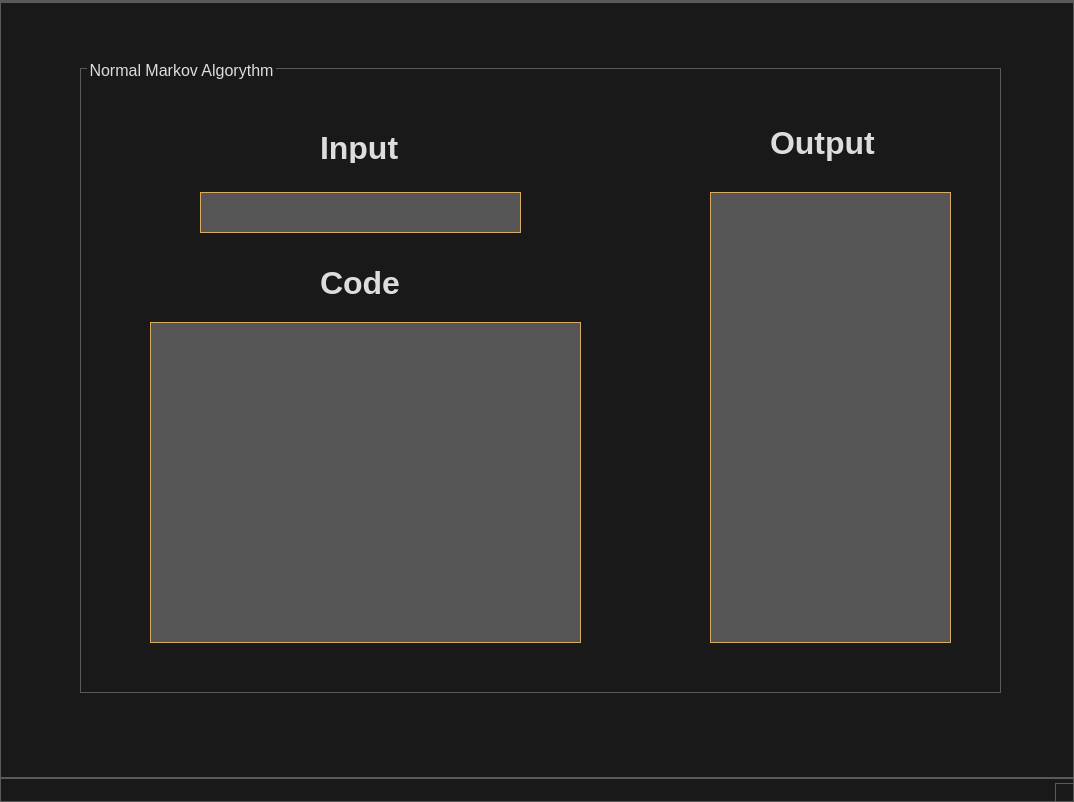
<?xml version="1.0" encoding="UTF-8"?>
<ui version="4.0">
 <class>MainWindow</class>
 <widget class="QMainWindow" name="MainWindow">
  <property name="geometry">
   <rect>
    <x>0</x>
    <y>0</y>
    <width>1074</width>
    <height>802</height>
   </rect>
  </property>
  <property name="windowTitle">
   <string>MainWindow</string>
  </property>
  <property name="styleSheet">
   <string notr="true">/*
	Copyright 2013 Emanuel Claesson

	Licensed under the Apache License, Version 2.0 (the &quot;License&quot;);
	you may not use this file except in compliance with the License.
	You may obtain a copy of the License at

		http://www.apache.org/licenses/LICENSE-2.0

	Unless required by applicable law or agreed to in writing, software
	distributed under the License is distributed on an &quot;AS IS&quot; BASIS,
	WITHOUT WARRANTIES OR CONDITIONS OF ANY KIND, either express or implied.
	See the License for the specific language governing permissions and
	limitations under the License.
*/

/*
	COLOR_DARK     = #191919
	COLOR_MEDIUM   = #353535
	COLOR_MEDLIGHT = #5A5A5A
	COLOR_LIGHT    = #DDDDDD
	COLOR_ACCENT   = #3D7848
*/

* {
	background: #191919;
	color: #DDDDDD;
	border: 1px solid #5A5A5A;
}

QWidget::item:selected {
	background: #3D7848;
}

QCheckBox, QRadioButton {
	border: none;
}

QRadioButton::indicator, QCheckBox::indicator {
	width: 13px;
	height: 13px;
}

QRadioButton::indicator::unchecked, QCheckBox::indicator::unchecked {
	border: 1px solid #5A5A5A;
	background: none;
}

QRadioButton::indicator:unchecked:hover, QCheckBox::indicator:unchecked:hover {
	border: 1px solid #DDDDDD;
}

QRadioButton::indicator::checked, QCheckBox::indicator::checked {
	border: 1px solid #5A5A5A;
	background: #5A5A5A;
}

QRadioButton::indicator:checked:hover, QCheckBox::indicator:checked:hover {
	border: 1px solid #DDDDDD;
	background: #DDDDDD;
}

QGroupBox {
	margin-top: 6px;
}

QGroupBox::title {
	top: -7px;
	left: 7px;
}

QScrollBar {
	border: 1px solid #5A5A5A;
	background: #191919;
}

QScrollBar:horizontal {
	height: 15px;
	margin: 0px 0px 0px 32px;
}

QScrollBar:vertical {
	width: 15px;
	margin: 32px 0px 0px 0px;
}

QScrollBar::handle {
	background: #353535;
	border: 1px solid #5A5A5A;
}

QScrollBar::handle:horizontal {
	border-width: 0px 1px 0px 1px;
}

QScrollBar::handle:vertical {
	border-width: 1px 0px 1px 0px;
}

QScrollBar::handle:horizontal {
	min-width: 20px;
}

QScrollBar::handle:vertical {
	min-height: 20px;
}

QScrollBar::add-line, QScrollBar::sub-line {
	background:#353535;
	border: 1px solid #5A5A5A;
	subcontrol-origin: margin;
}

QScrollBar::add-line {
	position: absolute;
}

QScrollBar::add-line:horizontal {
	width: 15px;
	subcontrol-position: left;
	left: 15px;
}

QScrollBar::add-line:vertical {
	height: 15px;
	subcontrol-position: top;
	top: 15px;
}

QScrollBar::sub-line:horizontal {
	width: 15px;
	subcontrol-position: top left;
}

QScrollBar::sub-line:vertical {
	height: 15px;
	subcontrol-position: top;
}

QScrollBar:left-arrow, QScrollBar::right-arrow, QScrollBar::up-arrow, QScrollBar::down-arrow {
	border: 1px solid #5A5A5A;
	width: 3px;
	height: 3px;
}

QScrollBar::add-page, QScrollBar::sub-page {
	background: none;
}

QAbstractButton:hover {
	background: #353535;
}

QAbstractButton:pressed {
	background: #5A5A5A;
}

QAbstractItemView {
	show-decoration-selected: 1;
	selection-background-color: #3D7848;
	selection-color: #DDDDDD;
	alternate-background-color: #353535;
}

QHeaderView {
	border: 1px solid #5A5A5A;
}

QHeaderView::section {
	background: #191919;
	border: 1px solid #5A5A5A;
	padding: 4px;
}

QHeaderView::section:selected, QHeaderView::section::checked {
	background: #353535;
}

QTableView {
	gridline-color: #5A5A5A;
}

QTabBar {
	margin-left: 2px;
}

QTabBar::tab {
	border-radius: 0px;
	padding: 4px;
	margin: 4px;
}

QTabBar::tab:selected {
	background: #353535;
}

QComboBox::down-arrow {
	border: 1px solid #5A5A5A;
	background: #353535;
}

QComboBox::drop-down {
	border: 1px solid #5A5A5A;
	background: #353535;
}

QComboBox::down-arrow {
	width: 3px;
	height: 3px;
	border: 1px solid #5A5A5A;
}

QAbstractSpinBox {
	padding-right: 15px;
}

QAbstractSpinBox::up-button, QAbstractSpinBox::down-button {
	border: 1px solid #5A5A5A;
	background: #353535;
	subcontrol-origin: border;
}

QAbstractSpinBox::up-arrow, QAbstractSpinBox::down-arrow {
	width: 3px;
	height: 3px;
	border: 1px solid #5A5A5A;
}

QSlider {
	border: none;
}

QSlider::groove:horizontal {
	height: 5px;
	margin: 4px 0px 4px 0px;
}

QSlider::groove:vertical {
	width: 5px;
	margin: 0px 4px 0px 4px;
}

QSlider::handle {
	border: 1px solid #5A5A5A;
	background: #353535;
}

QSlider::handle:horizontal {
	width: 15px;
	margin: -4px 0px -4px 0px;
}

QSlider::handle:vertical {
	height: 15px;
	margin: 0px -4px 0px -4px;
}

QSlider::add-page:vertical, QSlider::sub-page:horizontal {
	background: #3D7848;
}

QSlider::sub-page:vertical, QSlider::add-page:horizontal {
	background: #353535;
}

QLabel {
	border: none;
}

QProgressBar {
	text-align: center;
}

QProgressBar::chunk {
	width: 1px;
	background-color: #3D7848;
}

QMenu::separator {
	background: #353535;
}</string>
  </property>
  <widget class="QWidget" name="centralwidget">
   <widget class="QGroupBox" name="groupBox">
    <property name="geometry">
     <rect>
      <x>80</x>
      <y>60</y>
      <width>921</width>
      <height>631</height>
     </rect>
    </property>
    <property name="font">
     <font>
      <pointsize>12</pointsize>
     </font>
    </property>
    <property name="title">
     <string>Normal Markov Algorythm</string>
    </property>
    <widget class="QListView" name="listView">
     <property name="geometry">
      <rect>
       <x>630</x>
       <y>130</y>
       <width>241</width>
       <height>451</height>
      </rect>
     </property>
     <property name="font">
      <font>
       <pointsize>16</pointsize>
      </font>
     </property>
     <property name="styleSheet">
      <string notr="true">border-color: rgb(255, 166, 23);background-color: rgb(85, 85, 85);</string>
     </property>
    </widget>
    <widget class="QLabel" name="label">
     <property name="geometry">
      <rect>
       <x>690</x>
       <y>60</y>
       <width>131</width>
       <height>41</height>
      </rect>
     </property>
     <property name="font">
      <font>
       <pointsize>24</pointsize>
       <weight>75</weight>
       <bold>true</bold>
      </font>
     </property>
     <property name="text">
      <string>Output</string>
     </property>
    </widget>
    <widget class="QLineEdit" name="lineEdit">
     <property name="geometry">
      <rect>
       <x>120</x>
       <y>130</y>
       <width>321</width>
       <height>41</height>
      </rect>
     </property>
     <property name="font">
      <font>
       <pointsize>16</pointsize>
      </font>
     </property>
     <property name="styleSheet">
      <string notr="true">border-color: rgb(255, 166, 23);
background-color: rgb(85, 85, 85);</string>
     </property>
    </widget>
    <widget class="QLabel" name="label_2">
     <property name="geometry">
      <rect>
       <x>240</x>
       <y>70</y>
       <width>101</width>
       <height>31</height>
      </rect>
     </property>
     <property name="font">
      <font>
       <pointsize>24</pointsize>
       <weight>75</weight>
       <bold>true</bold>
      </font>
     </property>
     <property name="text">
      <string>Input</string>
     </property>
    </widget>
    <widget class="QTextEdit" name="textEdit">
     <property name="geometry">
      <rect>
       <x>70</x>
       <y>260</y>
       <width>431</width>
       <height>321</height>
      </rect>
     </property>
     <property name="font">
      <font>
       <pointsize>16</pointsize>
      </font>
     </property>
     <property name="styleSheet">
      <string notr="true">border-color: rgb(255, 166, 23);background-color: rgb(85, 85, 85);</string>
     </property>
    </widget>
    <widget class="QLabel" name="label_3">
     <property name="geometry">
      <rect>
       <x>240</x>
       <y>200</y>
       <width>91</width>
       <height>41</height>
      </rect>
     </property>
     <property name="font">
      <font>
       <pointsize>24</pointsize>
       <weight>75</weight>
       <bold>true</bold>
      </font>
     </property>
     <property name="text">
      <string>Code</string>
     </property>
    </widget>
   </widget>
  </widget>
  <widget class="QMenuBar" name="menubar">
   <property name="geometry">
    <rect>
     <x>0</x>
     <y>0</y>
     <width>1074</width>
     <height>23</height>
    </rect>
   </property>
  </widget>
  <widget class="QStatusBar" name="statusbar"/>
 </widget>
 <resources/>
 <connections/>
</ui>
